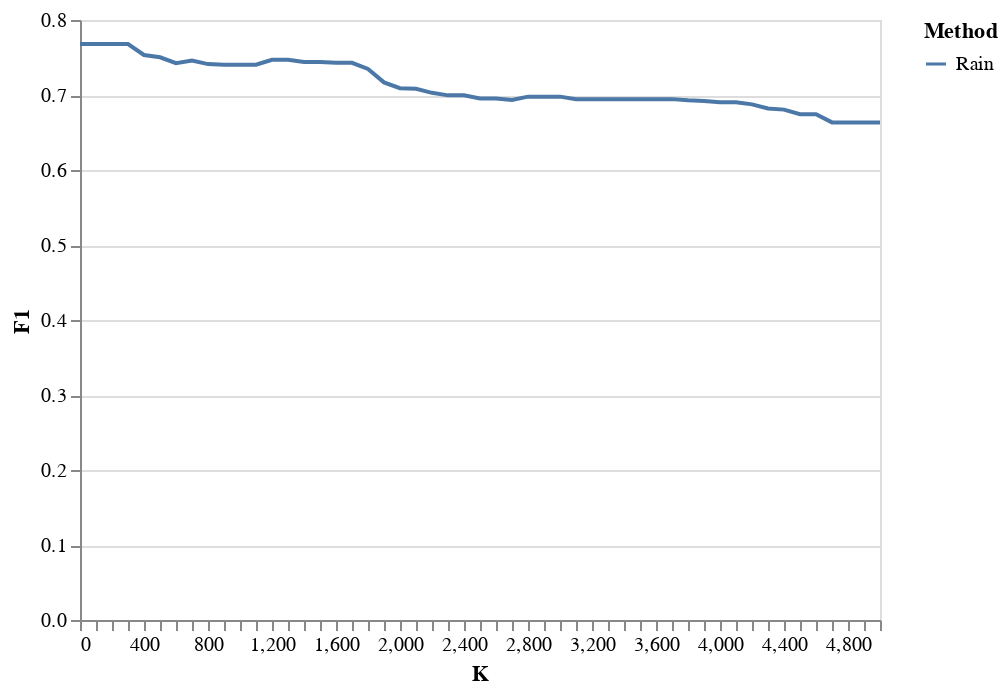

Write notebook code for a chart like this one.
### Code cell
alt.Chart(pd.concat([df_rain_test])).mark_line().encode(
    alt.X('K:Q', axis=alt.Axis(tickCount=df_rain_test.shape[0], grid=False)),
    alt.Y("F1:Q"),
    color = "Method"
)

### Figure 1 — Vega-Lite specification as saved in the notebook (floating-point values rounded to 4 significant figures)
{"config": {"view": {"continuousWidth": 400, "continuousHeight": 300}}, "data": {"name": "data-1f0b478da8f754781c977ed3ccffdf96"}, "mark": "line", "encoding": {"color": {"type": "nominal", "field": "Method"}, "x": {"type": "quantitative", "axis": {"grid": false, "tickCount": 51}, "field": "K"}, "y": {"type": "quantitative", "field": "F1"}}, "$schema": "https://vega.github.io/schema/vega-lite/v4.8.1.json", "datasets": {"data-1f0b478da8f754781c977ed3ccffdf96": [{"Complain": 0.1176, "Impact": 0.2043, "F1": 0.7679, "K": 0, "Method": "Rain", "Test_impact": 0.05468}, {"Complain": 0.1176, "Impact": 0.1998, "F1": 0.7679, "K": 100, "Method": "Rain", "Test_impact": 0.1078}, {"Complain": 0.1176, "Impact": 0.1951, "F1": 0.7679, "K": 200, "Method": "Rain", "Test_impact": 0.1078}, {"Complain": 0.1176, "Impact": 0.1905, "F1": 0.7679, "K": 300, "Method": "Rain", "Test_impact": 0.1078}, {"Complain": 0.1164, "Impact": 0.1856, "F1": 0.7533, "K": 400, "Method": "Rain", "Test_impact": 0.08218}, {"Complain": 0.1136, "Impact": 0.1806, "F1": 0.7503, "K": 500, "Method": "Rain", "Test_impact": 0.07608}, {"Complain": 0.1098, "Impact": 0.1757, "F1": 0.7424, "K": 600, "Method": "Rain", "Test_impact": 0.06938}, {"Complain": 0.1067, "Impact": 0.1713, "F1": 0.746, "K": 700, "Method": "Rain", "Test_impact": 0.07242}, {"Complain": 0.1036, "Impact": 0.1661, "F1": 0.7412, "K": 800, "Method": "Rain", "Test_impact": 0.06755}, {"Complain": 0.09957, "Impact": 0.1612, "F1": 0.7404, "K": 900, "Method": "Rain", "Test_impact": 0.06508}, {"Complain": 0.09684, "Impact": 0.1559, "F1": 0.7404, "K": 1000, "Method": "Rain", "Test_impact": 0.06508}, {"Complain": 0.09463, "Impact": 0.1518, "F1": 0.7404, "K": 1100, "Method": "Rain", "Test_impact": 0.06508}, {"Complain": 0.09025, "Impact": 0.1467, "F1": 0.747, "K": 1200, "Method": "Rain", "Test_impact": 0.07057}, {"Complain": 0.0875, "Impact": 0.1413, "F1": 0.747, "K": 1300, "Method": "Rain", "Test_impact": 0.07057}, {"Complain": 0.08405, "Impact": 0.1359, "F1": 0.7441, "K": 1400, "Method": "Rain", "Test_impact": 0.06813}, {"Complain": 0.08184, "Impact": 0.1302, "F1": 0.7441, "K": 1500, "Method": "Rain", "Test_impact": 0.06813}, {"Complain": 0.07992, "Impact": 0.1244, "F1": 0.743, "K": 1600, "Method": "Rain", "Test_impact": 0.0663}, {"Complain": 0.07706, "Impact": 0.1185, "F1": 0.743, "K": 1700, "Method": "Rain", "Test_impact": 0.0663}, {"Complain": 0.07494, "Impact": 0.1126, "F1": 0.7348, "K": 1800, "Method": "Rain", "Test_impact": 0.05959}, {"Complain": 0.07263, "Impact": 0.1065, "F1": 0.7168, "K": 1900, "Method": "Rain", "Test_impact": 0.04374}, {"Complain": 0.07028, "Impact": 0.1008, "F1": 0.709, "K": 2000, "Method": "Rain", "Test_impact": 0.03459}, {"Complain": 0.06825, "Impact": 0.09677, "F1": 0.7082, "K": 2100, "Method": "Rain", "Test_impact": 0.03398}, {"Complain": 0.06513, "Impact": 0.0911, "F1": 0.7029, "K": 2200, "Method": "Rain", "Test_impact": 0.02606}, {"Complain": 0.06252, "Impact": 0.086, "F1": 0.6995, "K": 2300, "Method": "Rain", "Test_impact": 0.02362}, {"Complain": 0.06204, "Impact": 0.08334, "F1": 0.6995, "K": 2400, "Method": "Rain", "Test_impact": 0.02362}, {"Complain": 0.05842, "Impact": 0.07889, "F1": 0.6952, "K": 2500, "Method": "Rain", "Test_impact": 0.02985}, {"Complain": 0.05827, "Impact": 0.07696, "F1": 0.6952, "K": 2600, "Method": "Rain", "Test_impact": 0.02985}, {"Complain": 0.05775, "Impact": 0.07406, "F1": 0.6935, "K": 2700, "Method": "Rain", "Test_impact": 0.02863}, {"Complain": 0.05686, "Impact": 0.0721, "F1": 0.6978, "K": 2800, "Method": "Rain", "Test_impact": 0.0224}, {"Complain": 0.05485, "Impact": 0.07034, "F1": 0.6978, "K": 2900, "Method": "Rain", "Test_impact": 0.0224}, {"Complain": 0.05372, "Impact": 0.06738, "F1": 0.6978, "K": 3000, "Method": "Rain", "Test_impact": 0.0224}, {"Complain": 0.05259, "Impact": 0.0628, "F1": 0.6945, "K": 3100, "Method": "Rain", "Test_impact": 0.01691}, {"Complain": 0.05117, "Impact": 0.05968, "F1": 0.6945, "K": 3200, "Method": "Rain", "Test_impact": 0.01691}, {"Complain": 0.04742, "Impact": 0.05613, "F1": 0.6945, "K": 3300, "Method": "Rain", "Test_impact": 0.01691}, {"Complain": 0.04604, "Impact": 0.05235, "F1": 0.6945, "K": 3400, "Method": "Rain", "Test_impact": 0.01691}, {"Complain": 0.0448, "Impact": 0.04836, "F1": 0.6945, "K": 3500, "Method": "Rain", "Test_impact": 0.01691}, {"Complain": 0.04364, "Impact": 0.04465, "F1": 0.6945, "K": 3600, "Method": "Rain", "Test_impact": 0.01691}, {"Complain": 0.04205, "Impact": 0.04003, "F1": 0.6945, "K": 3700, "Method": "Rain", "Test_impact": 0.01691}, {"Complain": 0.03944, "Impact": 0.03314, "F1": 0.6929, "K": 3800, "Method": "Rain", "Test_impact": 0.01264}, {"Complain": 0.0368, "Impact": 0.02609, "F1": 0.692, "K": 3900, "Method": "Rain", "Test_impact": 0.01203}, {"Complain": 0.03571, "Impact": 0.01892, "F1": 0.6902, "K": 4000, "Method": "Rain", "Test_impact": 0.01081}, {"Complain": 0.03389, "Impact": 0.01189, "F1": 0.6902, "K": 4100, "Method": "Rain", "Test_impact": 0.01081}, {"Complain": 0.03246, "Impact": 0.004484, "F1": 0.6875, "K": 4200, "Method": "Rain", "Test_impact": 0.008982}, {"Complain": 0.03011, "Impact": 0.003055, "F1": 0.6821, "K": 4300, "Method": "Rain", "Test_impact": 0.01275}, {"Complain": 0.02846, "Impact": 0.01073, "F1": 0.6805, "K": 4400, "Method": "Rain", "Test_impact": 0.01092}, {"Complain": 0.02676, "Impact": 0.01853, "F1": 0.6743, "K": 4500, "Method": "Rain", "Test_impact": 0.007899}, {"Complain": 0.02472, "Impact": 0.02647, "F1": 0.6743, "K": 4600, "Method": "Rain", "Test_impact": 0.007899}, {"Complain": 0.023, "Impact": 0.03456, "F1": 0.6635, "K": 4700, "Method": "Rain", "Test_impact": 0.001247}, {"Complain": 0.02079, "Impact": 0.04279, "F1": 0.6635, "K": 4800, "Method": "Rain", "Test_impact": 0.001247}, {"Complain": 0.01971, "Impact": 0.02825, "F1": 0.6635, "K": 4900, "Method": "Rain", "Test_impact": 0.001247}, {"Complain": 0.01752, "Impact": 0.03663, "F1": 0.6635, "K": 5000, "Method": "Rain", "Test_impact": 0.001247}]}}
